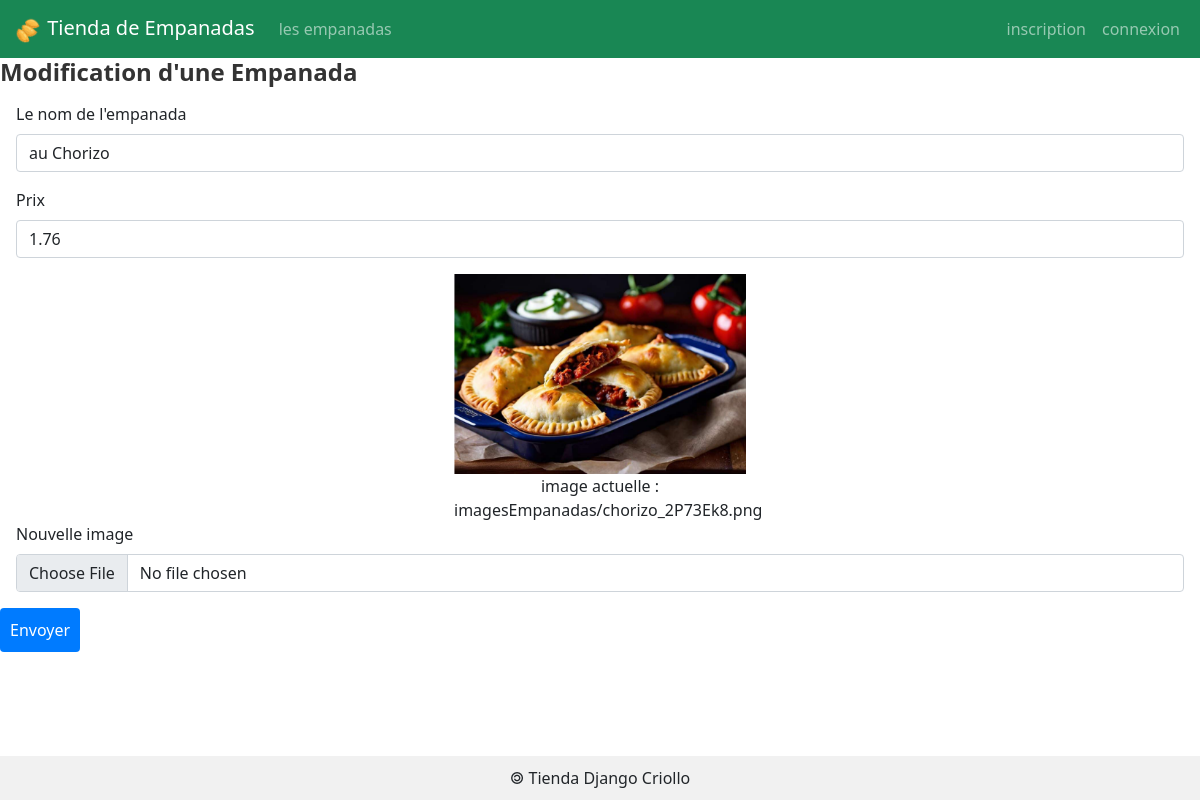
/empanada/1/update/, run on the app's committed database.
### empanadas/models.py (models this page shows, shortened)
class Empanada(models.Model) :
    idEmpanada    = models.AutoField(    primary_key    = True )
    nomEmpanada   = models.CharField(   max_length      = 50   )
    prix          = models.DecimalField( max_digits     = 6, decimal_places = 2 )
    image = models.ImageField( default = 'imagesEmpanadas/default.png', upload_to = 'imagesEmpanadas/')

### empanadas/views.py (the view)
# urls.py: path('empanada/<int:empanada_id>/update/',          views.afficherFormulaireModificationEmpanada),
def afficherFormulaireModificationEmpanada(request, empanada_id):
	emp = Empanada.objects.get( idEmpanada= empanada_id)
	return render( request, 'empanadas/formulaireModificationEmpanada.html', {'empanada': emp} )

### empanadas/templates/empanadas/formulaireModificationEmpanada.html (shortened to what this page needs)
{% extends 'empanadas/base.html' %}
{% block main %}
<h2> Modification d'une Empanada </h2>
<form action="{% url 'editEmpanada' empanada.idEmpanada %}" method="POST" enctype="multipart/form-data">
        <div class="m-3">
                <label for="id_nomEmpanada" class="form-label"> Le nom de l'empanada </label>
                <input id="id_nomEmpanada" name="nomEmpanada" type="text" value="{{empanada.nomEmpanada}}" maxlength="50" required class="form-control"/>
        </div>
        <div class="m-3">
                <label for="id_prix" class="form-label"> Prix </label>
                <input id="id_prix" name="prix" type="number" value="{{empanada.prix}}" step="0.01" min="0" max="100.00"  required class="form-control"/>
        </div>
	<div class="m-3">
		<figure class="w-25 text-center m-auto">
			<img src="{{ MEDIA_URL }}{{ empanada.image }}" class="img-fluid"/>
			<figcaption>image actuelle : {{ empanada.image}} </figcaption>
		</figure>
		<label for="id_image" class="form-label">Nouvelle image</label>
		<input id="id_image" name="image" type="file" accept="image/*" class="form-control">
	</div>
        <button type="submit" class="btn btn-primary"> Envoyer </button>
</form>
{% endblock %}

### empanadas/static/empanadas/css/styles.css (style rules this page uses)
html, body { height: 100%; margin: 0; display: flex; flex-direction: column; }
h2 { font-size: 1.5rem; font-weight: bold; color: #333; margin-bottom: 1rem; }
button[type="submit"] { background-color: #007bff; border: none; color: white; padding: 10px; font-size: 1rem; border-radius: 4px; cursor: pointer; }

### data on the page
Empanada: nomEmpanada "au Chorizo", prix "1.76", image (picture), image "imagesEmpanadas/chorizo_2P73Ek8.png"
